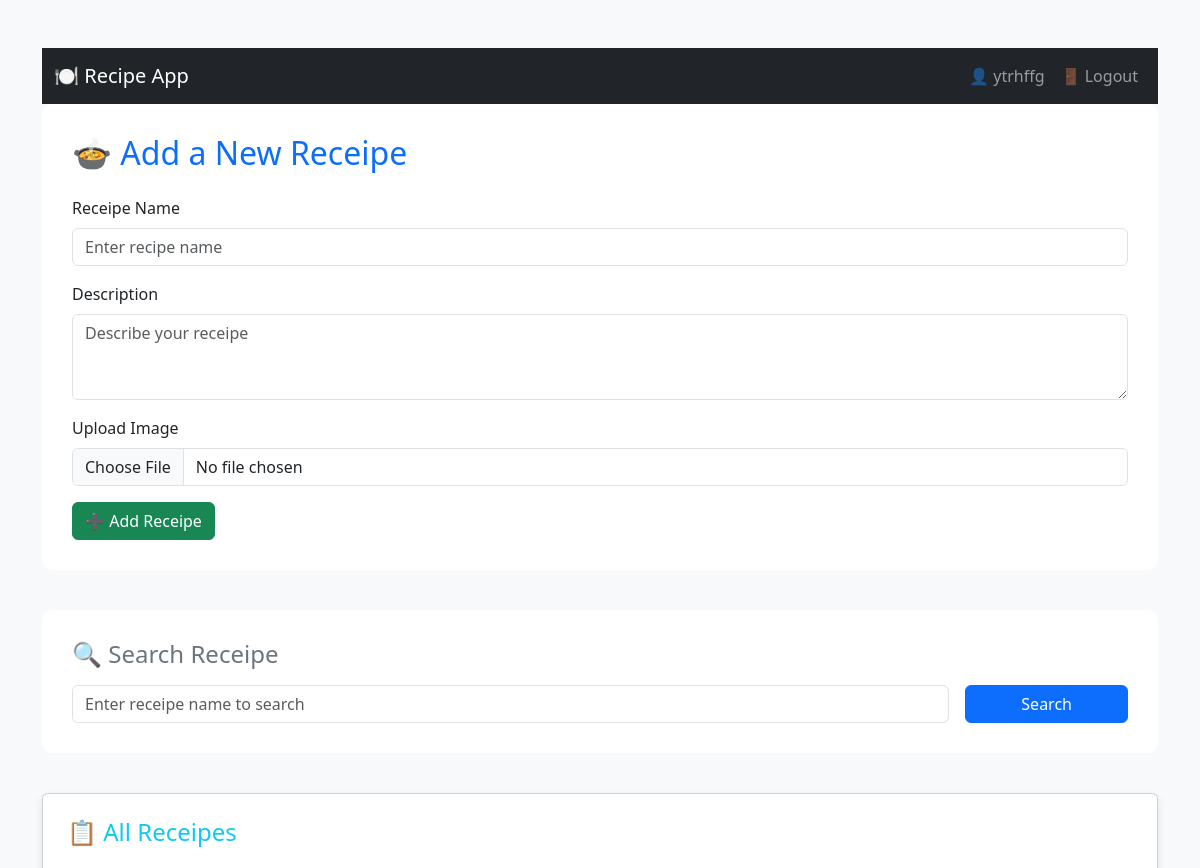
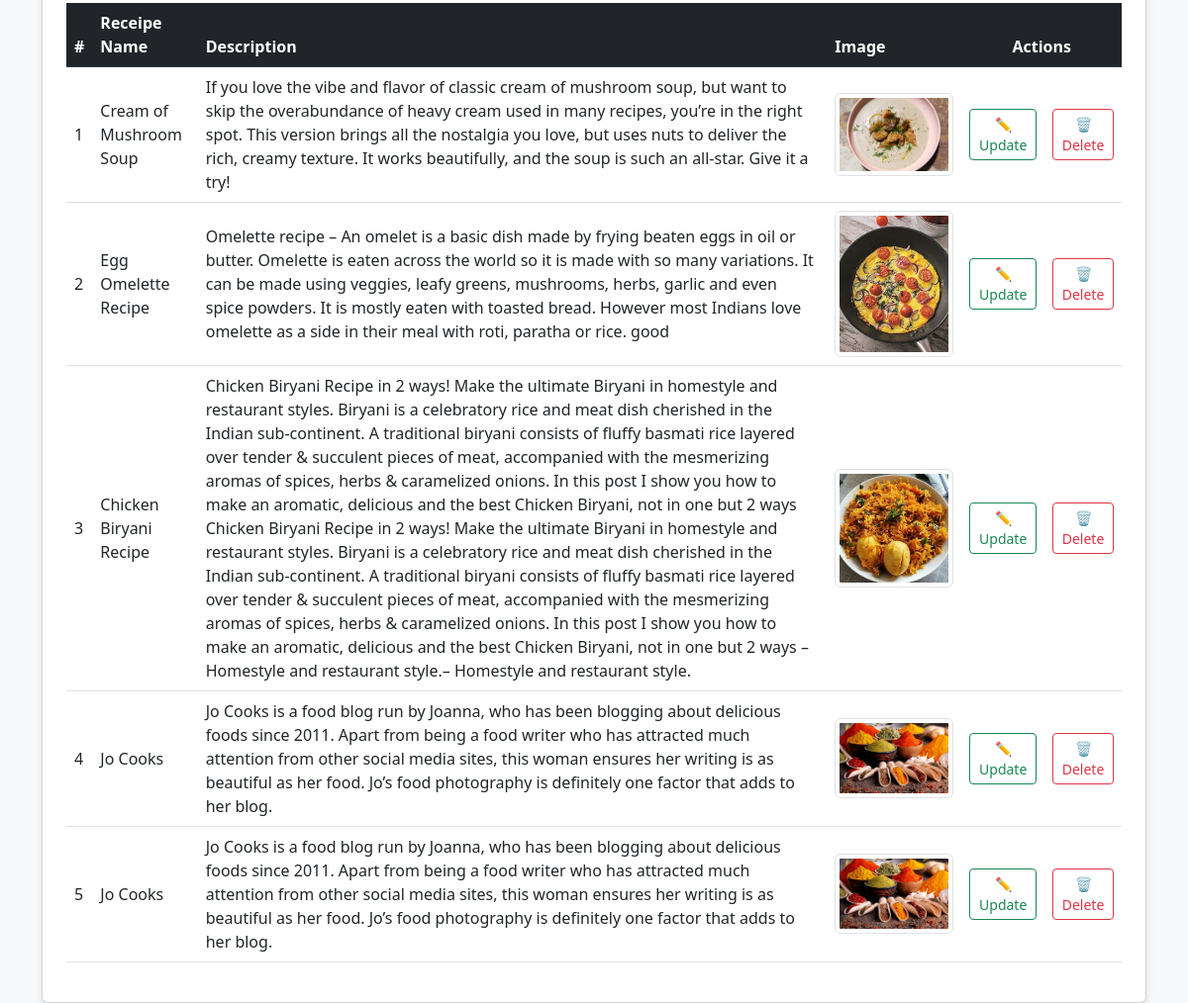
/receipes/ (signed in), run on the app's committed database (2 pictures, top to bottom).
### vege/models.py (models this page shows)
class Receipe(models.Model):
    user = models.ForeignKey(User, on_delete=models.SET_NULL, null=True, blank=True)
    receipe_name = models.CharField(max_length=100)
    receipe_description = models.TextField()
    receipe_image = models.ImageField(upload_to="receipe")
    recipe_view_count=models.IntegerField(default=1)

### vege/views.py (the view, shortened to what this page needs)
# urls.py: path('receipes/',receipes,name="receipes"),
@login_required(login_url='/login/')
def receipes(request):
    queryset=Receipe.objects.all()
    if request.GET.get('search'):
        queryset=queryset.filter(receipe_name__icontains=request.GET.get('search'))
    context={'receipes':queryset}
    return render(request, 'receipes.html',context)

### vege/templates/receipes.html (shortened to what this page needs)
<!DOCTYPE html>
<html lang="en">
<head>
    <link href="https://cdn.jsdelivr.net/npm/bootstrap@5.3.0/dist/css/bootstrap.min.css" rel="stylesheet">
</head>
<body>
<div class="container mt-5">
<nav class="navbar navbar-expand-lg navbar-dark bg-dark">
    <div class="container-fluid">
      <a class="navbar-brand" href="/">🍽️ Recipe App</a>
      <div class="collapse navbar-collapse" id="navbarNav">
        <ul class="navbar-nav ms-auto">
          {% if user.is_authenticated %}
            <li class="nav-item">
              <a class="nav-link" href="#">👤 {{ user.username }}</a>
            </li>
            <li class="nav-item">
              <a class="nav-link" href="/logout/">🚪 Logout</a>
            </li>
          {% endif %}
        </ul>
      </div>
    </div>
  </nav>
    <div class="form-section">
        <h2 class="mb-4 text-primary">🍲 Add a New Receipe</h2>
        <form method="post" enctype="multipart/form-data">
            <div class="mb-3">
                <label for="recipeName" class="form-label">Receipe Name</label>
                <input name="receipe_name" required type="text" class="form-control" id="recipeName" placeholder="Enter recipe name">
            </div>
            <div class="mb-3">
                <label for="recipeDescription" class="form-label">Description</label>
                <textarea name="receipe_description" class="form-control" id="recipeDescription" rows="3" placeholder="Describe your receipe"></textarea>
            </div>
            <div class="mb-3">
                <label for="recipeImage" class="form-label">Upload Image</label>
                <input name="receipe_image" class="form-control" type="file" id="recipeImage" accept="image/*">
            </div>
            <button type="submit" class="btn btn-success">➕ Add Receipe</button>
        </form>
    </div>
    <div class="form-section">
        <h4 class="text-secondary mb-3">🔍 Search Receipe</h4>
        <form method="GET" action="">
            <div class="row g-3">
                <div class="col-md-10">
                    <input
                        name="search"
                        type="text"
                        class="form-control"
                        placeholder="Enter receipe name to search"
                    >
                </div>
                <div class="col-md-2">
                    <button type="submit" class="btn btn-primary w-100">Search</button>
                </div>
            </div>
        </form>
    </div>
    <div class="card p-4">
        <h4 class="mb-4 text-info">📋 All Receipes</h4>
        <div class="table-responsive">
            <table class="table table-hover align-middle">
                <thead class="table-dark">
                    <tr>
                        <th>#</th>
                        <th>Receipe Name</th>
                        <th>Description</th>
                        <th>Image</th>
                        <th colspan="2" class="text-center">Actions</th>
                    </tr>
                </thead>
                <tbody>
                    {% for receipe in receipes %}
                    <tr>
                        <td>{{ forloop.counter }}</td>
                        <td>{{ receipe.receipe_name }}</td>
                        <td>{{ receipe.receipe_description }}</td>
                        <td>
                            {% if receipe.receipe_image %}
                                <img src="{{ receipe.receipe_image.url }}" alt="{{ receipe.receipe_name }}" class="img-thumbnail">
                            {% else %}
                                <span class="text-muted">No image</span>
                            {% endif %}
                        </td>
                        <td>
                            <a href="/update_receipe/{{receipe.id}}/" class="btn btn-outline-success btn-sm">✏️ Update</a>
                        </td>
                        <td>
                            <a href="/delete_receipe/{{receipe.id}}/" class="btn btn-outline-danger btn-sm">🗑️ Delete</a>
                        </td>
                    </tr>
                    {% empty %}
                    <tr>
                        <td colspan="6" class="text-center text-muted">No receipes available.</td>
                    </tr>
                    {% endfor %}
                </tbody>
            </table>
        </div>
    </div>
</div>
</body>
</html>

### vege/templates/receipes.html (style rules this page uses)
body { background-color: #f8f9fa; }
.card { box-shadow: 0 4px 8px rgba(0,0,0,0.1); }
.form-section { background-color: #ffffff; padding: 30px; border-radius: 10px; margin-bottom: 40px; }
.img-thumbnail { max-width: 120px; height: auto; }

### data on the page
Receipe: receipe_name "Cream of Mushroom Soup", receipe_description "If you love the vibe and flavor of classic cream of mushroom soup, but want to skip the overabundance of heavy cream used in many recipes, you’re in the right spot. This version brings all the nostalgia you love, but uses nuts to deliver the rich, creamy texture. It works beautifully, and the soup is such an all-star. Give it a try!", receipe_image (picture)
Receipe: receipe_name "Egg Omelette Recipe", receipe_description "Omelette recipe – An omelet is a basic dish made by frying beaten eggs in oil or butter. Omelette is eaten across the world so it is made with so many variations. It can be made using veggies, leafy greens, mushrooms, herbs, garlic and even spice powders. It is mostly eaten with toasted bread. However most Indians love omelette as a side in their meal with roti, paratha or rice. good", receipe_image (picture)
Receipe: receipe_name "Chicken Biryani Recipe", receipe_description "Chicken Biryani Recipe in 2 ways! Make the ultimate Biryani in homestyle and restaurant styles. Biryani is a celebratory rice and meat dish cherished in the Indian sub-continent. A traditional biryani consists of fluffy basmati rice layered over tender & succulent pieces of meat, accompanied with the mesmerizing aromas of spices, herbs & caramelized onions. In this post I show you how to make an aromatic, delicious and the best Chicken Biryani, not in one but 2 ways Chicken Biryani Recipe in 2 ways! Make the ultimate Biryani in homestyle and restaurant styles. Biryani is a celebratory rice and meat dish cherished in the Indian sub-continent. A traditional biryani consists of fluffy basmati…", receipe_image (picture)
Receipe: receipe_name "Jo Cooks", receipe_description "Jo Cooks is a food blog run by Joanna, who has been blogging about delicious foods since 2011. Apart from being a food writer who has attracted much attention from other social media sites, this woman ensures her writing is as beautiful as her food. Jo’s food photography is definitely one factor that adds to her blog.", receipe_image (picture)
Receipe: receipe_name "Jo Cooks", receipe_description "Jo Cooks is a food blog run by Joanna, who has been blogging about delicious foods since 2011. Apart from being a food writer who has attracted much attention from other social media sites, this woman ensures her writing is as beautiful as her food. Jo’s food photography is definitely one factor that adds to her blog.", receipe_image (picture)

### other printed values
{{ user.username }} "ytrhffg"
